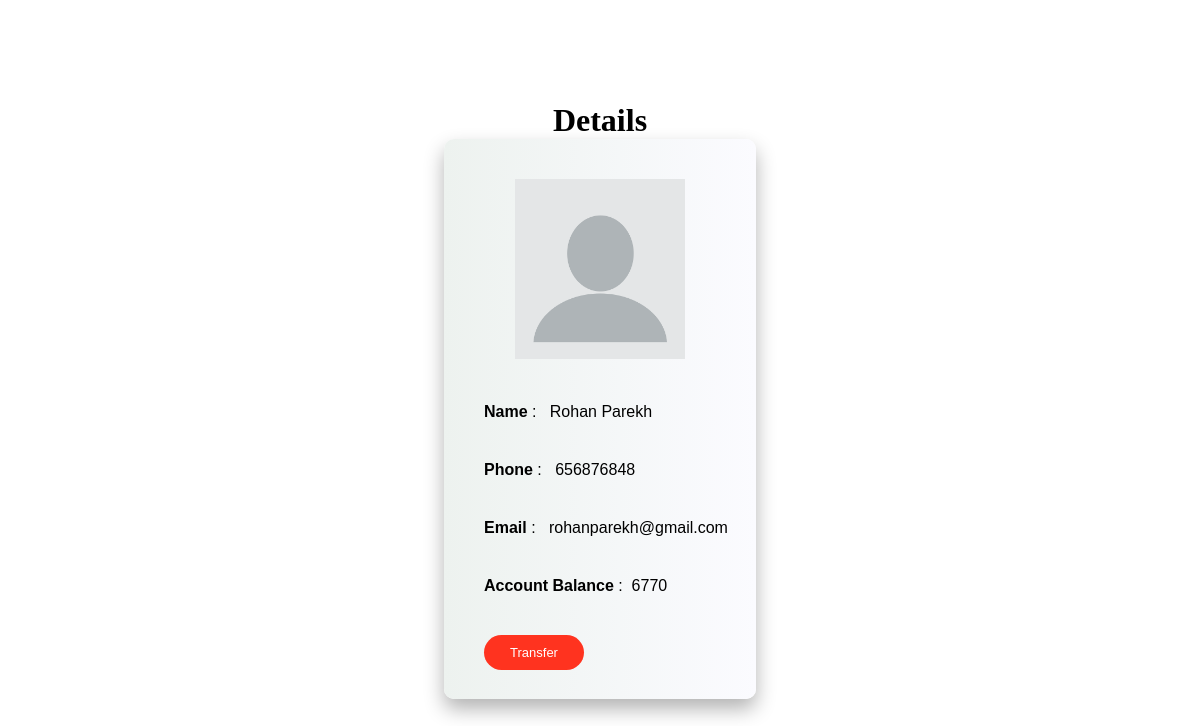
The app's page /update.php?id=111 with its own data.
### tables this page shows
CREATE TABLE `customers` (
  `customer_id` int(11) NOT NULL,
  `customer_name` varchar(60) DEFAULT NULL,
  `customer_phone` int(10) DEFAULT NULL,
  `customer_email` varchar(60) DEFAULT NULL,
  `acc_balance` int(30) NOT NULL
);

### update.php (the view, shortened to what this page needs)
<?php
    include 'index.php';
    $ids = $_GET['id'];
    $sql = "SELECT * FROM `customers` WHERE `customers`.`customer_id` = $ids";
    $showdata = mysqli_query($conn, $sql);
    $array = mysqli_fetch_array($showdata);
?>
<!DOCTYPE html>
<html lang="en">
<head>
    <link rel="stylesheet" href="style.css">
</head>
<body>
        <div class="main">
            <h1>Details</h1>
            <div class="center">
                <div class="data">
                    <img src="blank.png" alt=""><br>
                    <div class="text">
                    <ul>
                        <li><b>Name</b>&nbsp;:&nbsp;&nbsp;&nbsp;<?php echo $array['customer_name']."<br>";?></li>
                        <li><b>Phone</b>&nbsp;:&nbsp;&nbsp;&nbsp;<?php echo $array['customer_phone']."<br>";?></li>
                        <li><b>Email</b>&nbsp;:&nbsp;&nbsp;&nbsp;<?php echo $array['customer_email']."<br>";?></li>
                        <li><b>Account Balance</b>&nbsp;:&nbsp;&nbsp;<?php echo $array['acc_balance']."<br>";?></li>
                        <li><a href="transfer.php?id=<?php echo $array['customer_id']; ?>"><button class="btn">Transfer</button></a></li>
                    </ul>
                    </div>
                </div>
            </div>
        </div>
</body>
</html>

### style.css (style rules this page uses)
* { margin: 0; padding: 0; box-sizing: border-box; }
.center { width: 26%; height: 70vh; background: -webkit-linear-gradient(left, #edf2ef,#fbfbff); padding: 40px 0 0 0; box-shadow: 0 10px 20px 0 rgba(0,0,0,0.3); border-radius: 10px; }
.main { width: 100%; height: 100vh; display: flex; flex-direction: column; justify-content: center; align-items: center; }
img { width: 170px; height: 180px; }
.data { text-align: center; font-family: 'Josefin Sans', sans-serif; }
.text { text-align: justify; }
.text ul, li { list-style: none; padding: 20px; }
.btn { border-radius: 46px; padding: 10px; background-color: #ff331f; border: none; color: #FFFFFF; font-style: bold; font-size: 13px; width: 100px; transition: all 0.5s; cursor: pointer; margin: 0px; text-align: center; }

### records on screen
customers: customer_name "Rohan Parekh", customer_phone "656876848", customer_email "rohanparekh@gmail.com", acc_balance "6770"
